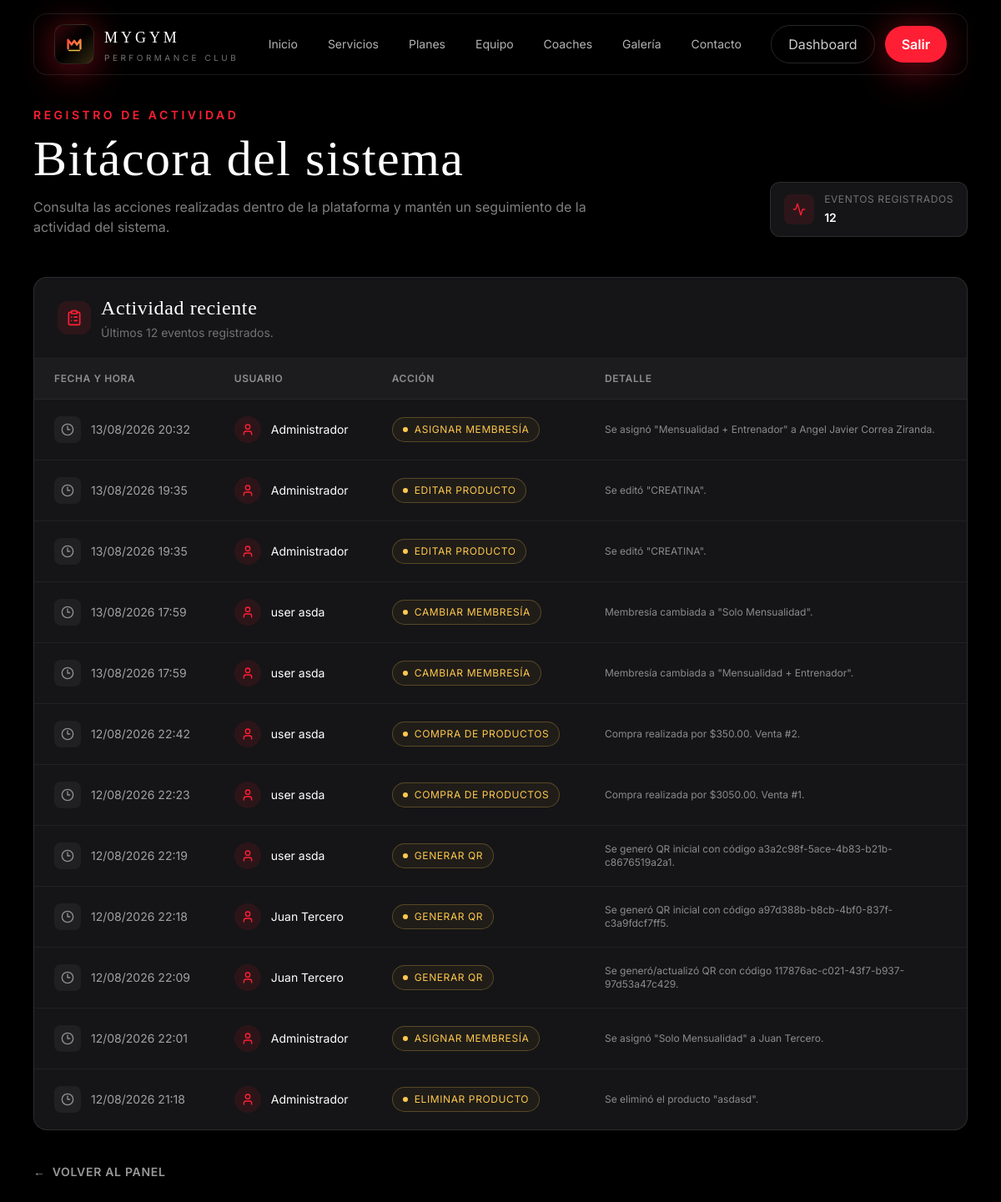
The page /administrador/bitacora/ (signed in) on the database its author committed.
### core/models.py (models this page shows, shortened)
class Bitacora(models.Model):
    usuario = models.ForeignKey(
        'core.Usuario',
        on_delete=models.SET_NULL,
        null=True,
        blank=True,
        related_name='eventos'
    )
    accion = models.CharField(max_length=150)
    detalle = models.TextField(blank=True)
    fecha_hora = models.DateTimeField(auto_now_add=True)
    class Meta:
        verbose_name = 'Evento de bitácora'
        verbose_name_plural = 'Bitácora'
        ordering = ['-fecha_hora']

class Usuario(AbstractUser):
    ROL_CHOICES = [
        ('cliente', 'Cliente'),
        ('administrador', 'Administrador'),
        ('recepcionista', 'Recepcionista'),
        ('entrenador', 'Entrenador'),
    ]
    rol = models.CharField(
        max_length=20,
        choices=ROL_CHOICES,
        default='cliente'
    )
    telefono = models.CharField(max_length=15, blank=True, null=True)
    foto_perfil = models.ImageField(
        upload_to='perfiles/',
        blank=True,
        null=True
    )

### administrador/views.py (the view)
    @login_required
    def wrapper(request, *args, **kwargs):
        if request.user.rol not in ['administrador', 'recepcionista', 'entrenador']:
            messages.error(request, 'No tienes permisos para acceder a esta sección.')
            return redirect('dashboard')
        return view_func(request, *args, **kwargs)

### administrador/views.py (called while the page is built)
def solo_staff(view_func):
    @login_required
    def wrapper(request, *args, **kwargs):
        if request.user.rol not in ['administrador', 'recepcionista', 'entrenador']:
            messages.error(request, 'No tienes permisos para acceder a esta sección.')
            return redirect('dashboard')
        return view_func(request, *args, **kwargs)
    return wrapper

@solo_staff
def bitacora(request):
    eventos = Bitacora.objects.select_related('usuario')[:200]
    return render(request, 'administrador/bitacora/lista.html', {'eventos': eventos})

### templates/administrador/bitacora/lista.html (shortened to what this page needs)
{% extends 'base.html' %}
{% block content %}
<section class="min-h-screen bg-gym-black pt-28 sm:pt-32 pb-20 px-4 sm:px-8 lg:px-10">
  <div class="max-w-7xl mx-auto">
    <div class="reveal mb-10 sm:mb-12">
      <div class="flex flex-col lg:flex-row lg:items-end lg:justify-between gap-5">
        <div>
          <p class="text-gym-red text-xs sm:text-sm font-semibold uppercase tracking-[0.25em] mb-3">
            Registro de actividad
          </p>
          <h1 class="font-display text-4xl sm:text-5xl lg:text-6xl text-white tracking-wide leading-tight">
            Bitácora del sistema
          </h1>
          <p class="text-white/50 text-sm sm:text-base mt-4 max-w-2xl leading-relaxed">
            Consulta las acciones realizadas dentro de la plataforma y mantén un seguimiento de la actividad del sistema.
          </p>
        </div>
        <div class="inline-flex items-center gap-3 self-start lg:self-end bg-gym-surface border border-white/10 rounded-xl px-4 py-3">
          <div class="w-9 h-9 rounded-lg bg-gym-red/10 flex items-center justify-center">
            <i data-lucide="activity" class="w-4 h-4 text-gym-red"></i>
          </div>
          <div>
            <p class="text-white/40 text-xs uppercase tracking-wider">
              Eventos registrados
            </p>
            <p class="text-white font-semibold text-sm mt-1">
              {{ eventos|length }}
            </p>
          </div>
        </div>
      </div>
    </div>
    <div class="reveal bg-gym-surface border border-white/10 rounded-2xl overflow-hidden">
      <div class="px-5 sm:px-7 py-5 border-b border-white/5 flex items-center gap-3">
        <div class="w-10 h-10 rounded-xl bg-gym-red/10 flex items-center justify-center">
          <i data-lucide="clipboard-list" class="w-5 h-5 text-gym-red"></i>
        </div>
        <div>
          <h2 class="font-display text-xl sm:text-2xl text-white tracking-wide">
            Actividad reciente
          </h2>
          <p class="text-white/40 text-xs sm:text-sm mt-1">
            Últimos {{ eventos|length }} eventos registrados.
          </p>
        </div>
      </div>
      <div class="overflow-x-auto">
        <table class="w-full min-w-[760px] text-left text-sm">
          <thead class="bg-gym-surface2 text-white/50 uppercase text-xs tracking-wider">
            <tr>
              <th scope="col" class="px-5 sm:px-6 py-4 font-semibold">
                Fecha y hora
              </th>
              <th scope="col" class="px-5 sm:px-6 py-4 font-semibold">
                Usuario
              </th>
              <th scope="col" class="px-5 sm:px-6 py-4 font-semibold">
                Acción
              </th>
              <th scope="col" class="px-5 sm:px-6 py-4 font-semibold">
                Detalle
              </th>
            </tr>
          </thead>
          <tbody>
            {% for e in eventos %}
              <tr class="border-t border-white/5 hover:bg-white/[0.02] transition-colors duration-200">
                <td class="px-5 sm:px-6 py-5 text-white/60 whitespace-nowrap">
                  <div class="flex items-center gap-3">
                    <div class="w-8 h-8 rounded-lg bg-white/5 flex items-center justify-center">
                      <i data-lucide="clock-3" class="w-4 h-4 text-white/50"></i>
                    </div>
                    <span>
                      {{ e.fecha_hora|date:"d/m/Y H:i" }}
                    </span>
                  </div>
                </td>
                <td class="px-5 sm:px-6 py-5 text-white">
                  <div class="flex items-center gap-3">
                    <div class="w-8 h-8 rounded-full bg-gym-red/10 flex items-center justify-center">
                      <i data-lucide="user" class="w-4 h-4 text-gym-red"></i>
                    </div>
                    <span>
                      {{ e.usuario.get_full_name|default:e.usuario.username|default:"Sistema" }}
                    </span>
                  </div>
                </td>
                <td class="px-5 sm:px-6 py-5">
                  <span class="inline-flex items-center gap-2 text-gym-gold text-xs uppercase tracking-wider border border-gym-gold/25 bg-gym-gold/5 rounded-full px-3 py-1.5 whitespace-nowrap">
                    <span class="w-1.5 h-1.5 rounded-full bg-gym-gold"></span>
                    {{ e.accion }}
                  </span>
                </td>
                <td class="px-5 sm:px-6 py-5 text-white/50 text-xs max-w-md">
                  <span class="line-clamp-2">
                    {{ e.detalle|default:"—" }}
                  </span>
                </td>
              </tr>
            {% endfor %}
          </tbody>
        </table>
      </div>
    </div>
    <a
      href="{% url 'administrador:inicio' %}"
      class="inline-flex items-center gap-2 mt-10 text-sm font-semibold text-white/60 hover:text-gym-red uppercase tracking-wider transition-colors">
      <span aria-hidden="true">←</span>
      Volver al panel
    </a>
  </div>
</section>
{% endblock %}

### static/css/style.css (style rules this page uses)
html { scroll-behavior: smooth; }
body { background-color: #0b0b0c; }
.reveal { opacity: 0; transform: translateY(18px); transition: opacity .7s ease, transform .7s ease; }
.reveal.visible { opacity: 1; transform: translateY(0); }

### templates/base.html (style rules this page uses)
body { background-color: #0a0a0b; background-image: radial-gradient(circle at 15% 10%, rgba(255,31,53,0.08), transparent 35%), radial-gradient(circle at 85% 25%, rgba(255,201,77,0.06), transparent 30%), radial-gradient(circle at 50% 90%, rgba(255,31,53,0.05), transparent 40%); background-attachment: fixed; }

### rows shown on the page
Bitacora: fecha_hora "13/08/2026 20:32", usuario.get_full_name "Administrador", accion "ASIGNAR MEMBRESÍA", detalle "Se asignó \"Mensualidad + Entrenador\" a Angel Javier Correa Ziranda."
Bitacora: fecha_hora "13/08/2026 19:35", usuario.get_full_name "Administrador", accion "EDITAR PRODUCTO", detalle "Se editó \"CREATINA\"."
Bitacora: fecha_hora "13/08/2026 19:35", usuario.get_full_name "Administrador", accion "EDITAR PRODUCTO", detalle "Se editó \"CREATINA\"."
Bitacora: fecha_hora "13/08/2026 17:59", usuario.get_full_name "user asda", accion "CAMBIAR MEMBRESÍA", detalle "Membresía cambiada a \"Solo Mensualidad\"."
Bitacora: fecha_hora "13/08/2026 17:59", usuario.get_full_name "user asda", accion "CAMBIAR MEMBRESÍA", detalle "Membresía cambiada a \"Mensualidad + Entrenador\"."
Bitacora: fecha_hora "12/08/2026 22:42", usuario.get_full_name "user asda", accion "COMPRA DE PRODUCTOS", detalle "Compra realizada por $350.00. Venta #2."
Bitacora: fecha_hora "12/08/2026 22:23", usuario.get_full_name "user asda", accion "COMPRA DE PRODUCTOS", detalle "Compra realizada por $3050.00. Venta #1."
Bitacora: fecha_hora "12/08/2026 22:19", usuario.get_full_name "user asda", accion "GENERAR QR", detalle "Se generó QR inicial con código a3a2c98f-5ace-4b83-b21b-c8676519a2a1."
Bitacora: fecha_hora "12/08/2026 22:18", usuario.get_full_name "Juan Tercero", accion "GENERAR QR", detalle "Se generó QR inicial con código a97d388b-b8cb-4bf0-837f-c3a9fdcf7ff5."
Bitacora: fecha_hora "12/08/2026 22:09", usuario.get_full_name "Juan Tercero", accion "GENERAR QR", detalle "Se generó/actualizó QR con código 117876ac-c021-43f7-b937-97d53a47c429."
Bitacora: fecha_hora "12/08/2026 22:01", usuario.get_full_name "Administrador", accion "ASIGNAR MEMBRESÍA", detalle "Se asignó \"Solo Mensualidad\" a Juan Tercero."
Bitacora: fecha_hora "12/08/2026 21:18", usuario.get_full_name "Administrador", accion "ELIMINAR PRODUCTO", detalle "Se eliminó el producto \"asdasd\"."

### other values the page prints
{{ eventos|length }} "12"
